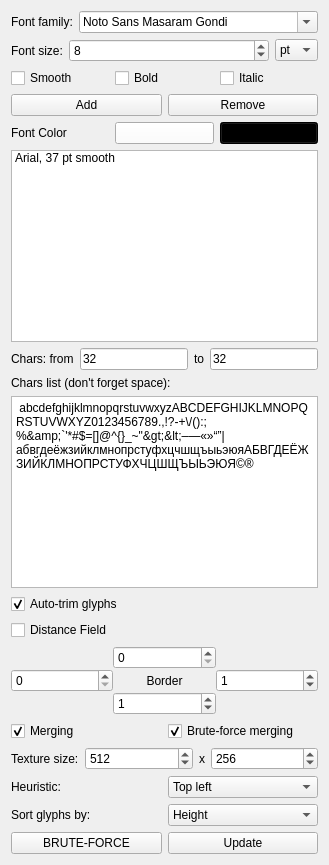
      <widget class="QWidget" name="tab">
       <attribute name="title">
        <string>Fonts setup</string>
       </attribute>
       <layout class="QVBoxLayout" name="verticalLayout_4">
        <item>
         <layout class="QHBoxLayout" name="horizontalLayout_11">
          <property name="rightMargin">
           <number>0</number>
          </property>
          <property name="bottomMargin">
           <number>0</number>
          </property>
          <item>
           <widget class="QLabel" name="label_2">
            <property name="text">
             <string>Font family:</string>
            </property>
           </widget>
          </item>
          <item>
           <widget class="QFontComboBox" name="fontComboBox">
            <property name="sizePolicy">
             <sizepolicy hsizetype="Expanding" vsizetype="Fixed">
              <horstretch>0</horstretch>
              <verstretch>0</verstretch>
             </sizepolicy>
            </property>
            <property name="currentIndex">
             <number>192</number>
            </property>
            <property name="sizeAdjustPolicy">
             <enum>QComboBox::AdjustToContents</enum>
            </property>
            <property name="frame">
             <bool>true</bool>
            </property>
            <property name="currentFont">
             <font>
              <family>DejaVu Sans</family>
             </font>
            </property>
           </widget>
          </item>
         </layout>
        </item>
        <item>
         <layout class="QHBoxLayout" name="horizontalLayout_2">
          <item>
           <widget class="QLabel" name="label">
            <property name="text">
             <string>Font size:</string>
            </property>
           </widget>
          </item>
          <item>
           <widget class="QSpinBox" name="spinFontSize">
            <property name="sizePolicy">
             <sizepolicy hsizetype="Expanding" vsizetype="Minimum">
              <horstretch>0</horstretch>
              <verstretch>0</verstretch>
             </sizepolicy>
            </property>
            <property name="minimum">
             <number>2</number>
            </property>
            <property name="maximum">
             <number>1000</number>
            </property>
            <property name="value">
             <number>8</number>
            </property>
           </widget>
          </item>
          <item>
           <widget class="QComboBox" name="comboPtPx">
            <item>
             <property name="text">
              <string>pt</string>
             </property>
            </item>
            <item>
             <property name="text">
              <string>px</string>
             </property>
            </item>
           </widget>
          </item>
         </layout>
        </item>
        <item>
         <layout class="QHBoxLayout" name="horizontalLayout_5">
          <item>
           <widget class="QCheckBox" name="checkFontSmoothing">
            <property name="text">
             <string>Smooth</string>
            </property>
            <property name="checked">
             <bool>false</bool>
            </property>
           </widget>
          </item>
          <item>
           <widget class="QCheckBox" name="checkFontBold">
            <property name="text">
             <string>Bold</string>
            </property>
           </widget>
          </item>
          <item>
           <widget class="QCheckBox" name="checkFontItalic">
            <property name="text">
             <string>Italic</string>
            </property>
           </widget>
          </item>
         </layout>
        </item>
        <item>
         <layout class="QHBoxLayout" name="horizontalLayout_3">
          <item>
           <widget class="QPushButton" name="pushButton">
            <property name="text">
             <string>Add</string>
            </property>
           </widget>
          </item>
          <item>
           <widget class="QPushButton" name="pushButton_3">
            <property name="text">
             <string>Remove</string>
            </property>
           </widget>
          </item>
         </layout>
        </item>
        <item>
         <layout class="QHBoxLayout" name="fontColorLayout">
          <item>
           <widget class="QLabel" name="fontColorLabel">
            <property name="text">
             <string>Font Color</string>
            </property>
           </widget>
          </item>
          <item>
           <widget class="QPushButton" name="fontColor">
            <property name="palette">
             <palette>
              <active>
               <colorrole role="Button">
                <brush brushstyle="SolidPattern">
                 <color alpha="255">
                  <red>255</red>
                  <green>255</green>
                  <blue>255</blue>
                 </color>
                </brush>
               </colorrole>
              </active>
              <inactive>
               <colorrole role="Button">
                <brush brushstyle="SolidPattern">
                 <color alpha="255">
                  <red>255</red>
                  <green>255</green>
                  <blue>255</blue>
                 </color>
                </brush>
               </colorrole>
              </inactive>
              <disabled>
               <colorrole role="Button">
                <brush brushstyle="SolidPattern">
                 <color alpha="255">
                  <red>255</red>
                  <green>255</green>
                  <blue>255</blue>
                 </color>
                </brush>
               </colorrole>
              </disabled>
             </palette>
            </property>
            <property name="accessibleName">
             <string/>
            </property>
            <property name="styleSheet">
             <string notr="true"/>
            </property>
            <property name="text">
             <string/>
            </property>
            <property name="default">
             <bool>false</bool>
            </property>
            <property name="flat">
             <bool>false</bool>
            </property>
           </widget>
          </item>
          <item>
           <widget class="QPushButton" name="backgroundColor">
            <property name="minimumSize">
             <size>
              <width>0</width>
              <height>20</height>
             </size>
            </property>
            <property name="palette">
             <palette>
              <active>
               <colorrole role="WindowText">
                <brush brushstyle="SolidPattern">
                 <color alpha="255">
                  <red>255</red>
                  <green>255</green>
                  <blue>255</blue>
                 </color>
                </brush>
               </colorrole>
               <colorrole role="Button">
                <brush brushstyle="SolidPattern">
                 <color alpha="255">
                  <red>0</red>
                  <green>0</green>
                  <blue>0</blue>
                 </color>
                </brush>
               </colorrole>
               <colorrole role="Light">
                <brush brushstyle="SolidPattern">
                 <color alpha="255">
                  <red>0</red>
                  <green>0</green>
                  <blue>0</blue>
                 </color>
                </brush>
               </colorrole>
               <colorrole role="Midlight">
                <brush brushstyle="SolidPattern">
                 <color alpha="255">
                  <red>0</red>
                  <green>0</green>
                  <blue>0</blue>
                 </color>
                </brush>
               </colorrole>
               <colorrole role="Dark">
                <brush brushstyle="SolidPattern">
                 <color alpha="255">
                  <red>0</red>
                  <green>0</green>
                  <blue>0</blue>
                 </color>
                </brush>
               </colorrole>
               <colorrole role="Mid">
                <brush brushstyle="SolidPattern">
                 <color alpha="255">
                  <red>0</red>
                  <green>0</green>
                  <blue>0</blue>
                 </color>
                </brush>
               </colorrole>
               <colorrole role="Text">
                <brush brushstyle="SolidPattern">
                 <color alpha="255">
                  <red>255</red>
                  <green>255</green>
                  <blue>255</blue>
                 </color>
                </brush>
               </colorrole>
               <colorrole role="BrightText">
                <brush brushstyle="SolidPattern">
                 <color alpha="255">
                  <red>255</red>
                  <green>255</green>
                  <blue>255</blue>
                 </color>
                </brush>
               </colorrole>
               <colorrole role="ButtonText">
                <brush brushstyle="SolidPattern">
                 <color alpha="255">
                  <red>255</red>
                  <green>255</green>
                  <blue>255</blue>
                 </color>
                </brush>
               </colorrole>
               <colorrole role="Base">
                <brush brushstyle="SolidPattern">
                 <color alpha="255">
                  <red>0</red>
                  <green>0</green>
                  <blue>0</blue>
                 </color>
                </brush>
               </colorrole>
               <colorrole role="Window">
                <brush brushstyle="SolidPattern">
                 <color alpha="255">
                  <red>0</red>
                  <green>0</green>
                  <blue>0</blue>
                 </color>
                </brush>
               </colorrole>
               <colorrole role="Shadow">
                <brush brushstyle="SolidPattern">
                 <color alpha="255">
                  <red>0</red>
                  <green>0</green>
                  <blue>0</blue>
                 </color>
                </brush>
               </colorrole>
               <colorrole role="AlternateBase">
                <brush brushstyle="SolidPattern">
                 <color alpha="255">
                  <red>0</red>
                  <green>0</green>
                  <blue>0</blue>
                 </color>
                </brush>
               </colorrole>
               <colorrole role="ToolTipBase">
                <brush brushstyle="SolidPattern">
                 <color alpha="255">
                  <red>255</red>
                  <green>255</green>
                  <blue>220</blue>
                 </color>
                </brush>
               </colorrole>
               <colorrole role="ToolTipText">
                <brush brushstyle="SolidPattern">
                 <color alpha="255">
                  <red>0</red>
                  <green>0</green>
                  <blue>0</blue>
                 </color>
                </brush>
               </colorrole>
              </active>
              <inactive>
               <colorrole role="WindowText">
                <brush brushstyle="SolidPattern">
                 <color alpha="255">
                  <red>255</red>
                  <green>255</green>
                  <blue>255</blue>
                 </color>
                </brush>
               </colorrole>
               <colorrole role="Button">
                <brush brushstyle="SolidPattern">
                 <color alpha="255">
                  <red>0</red>
                  <green>0</green>
                  <blue>0</blue>
                 </color>
                </brush>
               </colorrole>
               <colorrole role="Light">
                <brush brushstyle="SolidPattern">
                 <color alpha="255">
                  <red>0</red>
                  <green>0</green>
                  <blue>0</blue>
                 </color>
                </brush>
               </colorrole>
               <colorrole role="Midlight">
                <brush brushstyle="SolidPattern">
                 <color alpha="255">
                  <red>0</red>
                  <green>0</green>
                  <blue>0</blue>
                 </color>
                </brush>
               </colorrole>
               <colorrole role="Dark">
                <brush brushstyle="SolidPattern">
                 <color alpha="255">
                  <red>0</red>
                  <green>0</green>
                  <blue>0</blue>
                 </color>
                </brush>
               </colorrole>
               <colorrole role="Mid">
                <brush brushstyle="SolidPattern">
                 <color alpha="255">
                  <red>0</red>
                  <green>0</green>
                  <blue>0</blue>
                 </color>
                </brush>
               </colorrole>
               <colorrole role="Text">
                <brush brushstyle="SolidPattern">
                 <color alpha="255">
                  <red>255</red>
                  <green>255</green>
                  <blue>255</blue>
                 </color>
                </brush>
               </colorrole>
               <colorrole role="BrightText">
                <brush brushstyle="SolidPattern">
                 <color alpha="255">
                  <red>255</red>
                  <green>255</green>
                  <blue>255</blue>
                 </color>
                </brush>
               </colorrole>
               <colorrole role="ButtonText">
                <brush brushstyle="SolidPattern">
                 <color alpha="255">
                  <red>255</red>
                  <green>255</green>
                  <blue>255</blue>
                 </color>
                </brush>
               </colorrole>
               <colorrole role="Base">
                <brush brushstyle="SolidPattern">
                 <color alpha="255">
                  <red>0</red>
                  <green>0</green>
                  <blue>0</blue>
                 </color>
                </brush>
               </colorrole>
               <colorrole role="Window">
                <brush brushstyle="SolidPattern">
                 <color alpha="255">
                  <red>0</red>
                  <green>0</green>
                  <blue>0</blue>
                 </color>
                </brush>
               </colorrole>
               <colorrole role="Shadow">
                <brush brushstyle="SolidPattern">
                 <color alpha="255">
                  <red>0</red>
                  <green>0</green>
                  <blue>0</blue>
                 </color>
                </brush>
               </colorrole>
               <colorrole role="AlternateBase">
                <brush brushstyle="SolidPattern">
                 <color alpha="255">
                  <red>0</red>
                  <green>0</green>
                  <blue>0</blue>
                 </color>
                </brush>
               </colorrole>
               <colorrole role="ToolTipBase">
                <brush brushstyle="SolidPattern">
                 <color alpha="255">
                  <red>255</red>
                  <green>255</green>
                  <blue>220</blue>
                 </color>
                </brush>
               </colorrole>
               <colorrole role="ToolTipText">
                <brush brushstyle="SolidPattern">
                 <color alpha="255">
                  <red>0</red>
                  <green>0</green>
                  <blue>0</blue>
                 </color>
                </brush>
               </colorrole>
              </inactive>
              <disabled>
               <colorrole role="WindowText">
                <brush brushstyle="SolidPattern">
                 <color alpha="255">
                  <red>0</red>
                  <green>0</green>
                  <blue>0</blue>
                 </color>
                </brush>
               </colorrole>
               <colorrole role="Button">
                <brush brushstyle="SolidPattern">
                 <color alpha="255">
                  <red>0</red>
                  <green>0</green>
                  <blue>0</blue>
                 </color>
                </brush>
               </colorrole>
               <colorrole role="Light">
                <brush brushstyle="SolidPattern">
                 <color alpha="255">
                  <red>0</red>
                  <green>0</green>
                  <blue>0</blue>
                 </color>
                </brush>
               </colorrole>
               <colorrole role="Midlight">
                <brush brushstyle="SolidPattern">
                 <color alpha="255">
                  <red>0</red>
                  <green>0</green>
                  <blue>0</blue>
                 </color>
                </brush>
               </colorrole>
               <colorrole role="Dark">
                <brush brushstyle="SolidPattern">
                 <color alpha="255">
                  <red>0</red>
                  <green>0</green>
                  <blue>0</blue>
                 </color>
                </brush>
               </colorrole>
               <colorrole role="Mid">
                <brush brushstyle="SolidPattern">
                 <color alpha="255">
                  <red>0</red>
                  <green>0</green>
                  <blue>0</blue>
                 </color>
                </brush>
               </colorrole>
               <colorrole role="Text">
                <brush brushstyle="SolidPattern">
                 <color alpha="255">
                  <red>0</red>
                  <green>0</green>
                  <blue>0</blue>
                 </color>
                </brush>
               </colorrole>
               <colorrole role="BrightText">
                <brush brushstyle="SolidPattern">
                 <color alpha="255">
                  <red>255</red>
                  <green>255</green>
                  <blue>255</blue>
                 </color>
                </brush>
               </colorrole>
               <colorrole role="ButtonText">
                <brush brushstyle="SolidPattern">
                 <color alpha="255">
                  <red>0</red>
                  <green>0</green>
                  <blue>0</blue>
                 </color>
                </brush>
               </colorrole>
               <colorrole role="Base">
                <brush brushstyle="SolidPattern">
                 <color alpha="255">
                  <red>0</red>
                  <green>0</green>
                  <blue>0</blue>
                 </color>
                </brush>
               </colorrole>
               <colorrole role="Window">
                <brush brushstyle="SolidPattern">
                 <color alpha="255">
                  <red>0</red>
                  <green>0</green>
                  <blue>0</blue>
                 </color>
                </brush>
               </colorrole>
               <colorrole role="Shadow">
                <brush brushstyle="SolidPattern">
                 <color alpha="255">
                  <red>0</red>
                  <green>0</green>
                  <blue>0</blue>
                 </color>
                </brush>
               </colorrole>
               <colorrole role="AlternateBase">
                <brush brushstyle="SolidPattern">
                 <color alpha="255">
                  <red>0</red>
                  <green>0</green>
                  <blue>0</blue>
                 </color>
                </brush>
               </colorrole>
               <colorrole role="ToolTipBase">
                <brush brushstyle="SolidPattern">
                 <color alpha="255">
                  <red>255</red>
                  <green>255</green>
                  <blue>220</blue>
                 </color>
                </brush>
               </colorrole>
               <colorrole role="ToolTipText">
                <brush brushstyle="SolidPattern">
                 <color alpha="255">
                  <red>0</red>
                  <green>0</green>
                  <blue>0</blue>
                 </color>
                </brush>
               </colorrole>
              </disabled>
             </palette>
            </property>
            <property name="text">
             <string/>
            </property>
           </widget>
          </item>
         </layout>
        </item>
        <item>
         <widget class="QListWidget" name="listOfFonts">
          <item>
           <property name="text">
            <string notr="true">Arial, 37 pt smooth</string>
           </property>
           <property name="flags">
            <set>ItemIsSelectable|ItemIsEditable|ItemIsDragEnabled|ItemIsUserCheckable|ItemIsEnabled</set>
           </property>
          </item>
         </widget>
        </item>

        <item>
         <layout class="QHBoxLayout" name="horizontalLayout">
          <item>
           <widget class="QLabel" name="label_charset">
            <property name="text">
             <string>Chars: from</string>
            </property>
           </widget>
          </item>

          <item>
           <widget class="QLineEdit" name="charsetStart">
            <property name="text">
             <string>32</string>
            </property>
           </widget>
          </item>
          <item>
           <widget class="QLabel" name="label_charset_to">
            <property name="sizePolicy">
             <sizepolicy hsizetype="Minimum" vsizetype="Preferred">
              <horstretch>0</horstretch>
              <verstretch>0</verstretch>
             </sizepolicy>
            </property>
            <property name="text">
             <string>to</string>
            </property>
           </widget>
          </item>
          <item>
           <widget class="QLineEdit" name="charsetEnd">
            <property name="text">
             <string>32</string>
            </property>
           </widget>
          </item>
         </layout>
        </item>

        <item>
         <widget class="QLabel" name="label_4">
          <property name="text">
           <string>Chars list (don't forget space):</string>
          </property>
         </widget>
        </item>
        <item>
         <widget class="QPlainTextEdit" name="plainTextEdit">
          <property name="sizePolicy">
           <sizepolicy hsizetype="MinimumExpanding" vsizetype="Minimum">
            <horstretch>0</horstretch>
            <verstretch>0</verstretch>
           </sizepolicy>
          </property>
          <property name="minimumSize">
           <size>
            <width>150</width>
            <height>50</height>
           </size>
          </property>
          <property name="maximumSize">
           <size>
            <width>99999</width>
            <height>99999</height>
           </size>
          </property>
          <property name="baseSize">
           <size>
            <width>150</width>
            <height>0</height>
           </size>
          </property>
          <property name="plainText">
           <string> abcdefghijklmnopqrstuvwxyzABCDEFGHIJKLMNOPQRSTUVWXYZ0123456789.,!?-+\/():;%&amp;`'*#$=[]@^{}_~&quot;&gt;&lt;–—«»“”|абвгдеёжзийклмнопрстуфхцчшщъыьэюяАБВГДЕЁЖЗИЙКЛМНОПРСТУФХЧЦШЩЪЫЬЭЮЯ©®</string>
          </property>
         </widget>
        </item>
        <item>
         <widget class="QCheckBox" name="trim">
          <property name="text">
           <string>Auto-trim glyphs</string>
          </property>
          <property name="checked">
           <bool>true</bool>
          </property>
         </widget>
        </item>
        <item>
         <widget class="QCheckBox" name="distanceField">
          <property name="text">
           <string>Distance Field</string>
          </property>
         </widget>
        </item>
        <item>
         <layout class="QGridLayout" name="gridLayout">
          <property name="bottomMargin">
           <number>0</number>
          </property>
          <property name="spacing">
           <number>0</number>
          </property>
          <item row="3" column="1">
           <widget class="QSpinBox" name="borderLeft"/>
          </item>
          <item row="3" column="2">
           <widget class="QLabel" name="label_13">
            <property name="text">
             <string>Border</string>
            </property>
            <property name="alignment">
             <set>Qt::AlignCenter</set>
            </property>
           </widget>
          </item>
          <item row="2" column="2">
           <widget class="QSpinBox" name="borderTop">
            <property name="enabled">
             <bool>true</bool>
            </property>
            <property name="readOnly">
             <bool>false</bool>
            </property>
            <property name="accelerated">
             <bool>false</bool>
            </property>
           </widget>
          </item>
          <item row="4" column="2">
           <widget class="QSpinBox" name="borderBottom">
            <property name="value">
             <number>1</number>
            </property>
           </widget>
          </item>
          <item row="3" column="3">
           <widget class="QSpinBox" name="borderRight">
            <property name="value">
             <number>1</number>
            </property>
           </widget>
          </item>
         </layout>
        </item>
        <item>
         <layout class="QHBoxLayout" name="horizontalLayout_15">
          <property name="bottomMargin">
           <number>0</number>
          </property>
          <item>
           <widget class="QCheckBox" name="merge">
            <property name="text">
             <string>Merging</string>
            </property>
            <property name="checked">
             <bool>true</bool>
            </property>
           </widget>
          </item>
          <item>
           <widget class="QCheckBox" name="mergeBF">
            <property name="text">
             <string>Brute-force merging</string>
            </property>
            <property name="checked">
             <bool>true</bool>
            </property>
           </widget>
          </item>
         </layout>
        </item>
        <item>
         <layout class="QHBoxLayout" name="horizontalLayout">
          <item>
           <widget class="QLabel" name="label_3">
            <property name="text">
             <string>Texture size:</string>
            </property>
           </widget>
          </item>
          <item>
           <widget class="QSpinBox" name="textureW">
            <property name="sizePolicy">
             <sizepolicy hsizetype="Expanding" vsizetype="Fixed">
              <horstretch>0</horstretch>
              <verstretch>0</verstretch>
             </sizepolicy>
            </property>
            <property name="minimum">
             <number>32</number>
            </property>
            <property name="maximum">
             <number>4096</number>
            </property>
            <property name="singleStep">
             <number>2</number>
            </property>
            <property name="value">
             <number>512</number>
            </property>
           </widget>
          </item>
          <item>
           <widget class="QLabel" name="label_5">
            <property name="sizePolicy">
             <sizepolicy hsizetype="Minimum" vsizetype="Preferred">
              <horstretch>0</horstretch>
              <verstretch>0</verstretch>
             </sizepolicy>
            </property>
            <property name="text">
             <string>x</string>
            </property>
           </widget>
          </item>
          <item>
           <widget class="QSpinBox" name="textureH">
            <property name="sizePolicy">
             <sizepolicy hsizetype="Expanding" vsizetype="Fixed">
              <horstretch>0</horstretch>
              <verstretch>0</verstretch>
             </sizepolicy>
            </property>
            <property name="minimum">
             <number>32</number>
            </property>
            <property name="maximum">
             <number>4096</number>
            </property>
            <property name="singleStep">
             <number>2</number>
            </property>
            <property name="value">
             <number>256</number>
            </property>
           </widget>
          </item>
         </layout>
        </item>
        <item>
         <layout class="QHBoxLayout" name="horizontalLayout_6" stretch="0,0">
          <property name="sizeConstraint">
           <enum>QLayout::SetDefaultConstraint</enum>
          </property>
          <property name="topMargin">
           <number>0</number>
          </property>
          <item>
           <widget class="QLabel" name="label_8">
            <property name="text">
             <string>Heuristic:</string>
            </property>
           </widget>
          </item>
          <item>
           <widget class="QComboBox" name="comboHeuristic">
            <property name="currentIndex">
             <number>1</number>
            </property>
            <item>
             <property name="text">
              <string>None</string>
             </property>
            </item>
            <item>
             <property name="text">
              <string>Top left</string>
             </property>
            </item>
            <item>
             <property name="text">
              <string>Best area</string>
             </property>
            </item>
            <item>
             <property name="text">
              <string>Best short side</string>
             </property>
            </item>
            <item>
             <property name="text">
              <string>Best long side</string>
             </property>
            </item>
            <item>
             <property name="text">
              <string>Min width</string>
             </property>
            </item>
            <item>
             <property name="text">
              <string>Min height</string>
             </property>
            </item>
           </widget>
          </item>
         </layout>
        </item>
        <item>
         <layout class="QHBoxLayout" name="horizontalLayout_9">
          <item>
           <widget class="QLabel" name="label_7">
            <property name="text">
             <string>Sort glyphs by:</string>
            </property>
           </widget>
          </item>
          <item>
           <widget class="QComboBox" name="sortOrder">
            <property name="currentIndex">
             <number>2</number>
            </property>
            <item>
             <property name="text">
              <string>Don't sort</string>
             </property>
            </item>
            <item>
             <property name="text">
              <string>Width</string>
             </property>
            </item>
            <item>
             <property name="text">
              <string>Height</string>
             </property>
            </item>
            <item>
             <property name="text">
              <string>Area</string>
             </property>
            </item>
           </widget>
          </item>
         </layout>
        </item>
        <item>
         <layout class="QHBoxLayout" name="horizontalLayout_10">
          <property name="topMargin">
           <number>0</number>
          </property>
          <item>
           <widget class="QPushButton" name="bruteForce">
            <property name="text">
             <string>BRUTE-FORCE</string>
            </property>
           </widget>
          </item>
          <item>
           <widget class="QPushButton" name="updateButton">
            <property name="text">
             <string>Update</string>
            </property>
           </widget>
          </item>
         </layout>
        </item>
       </layout>
      </widget>
